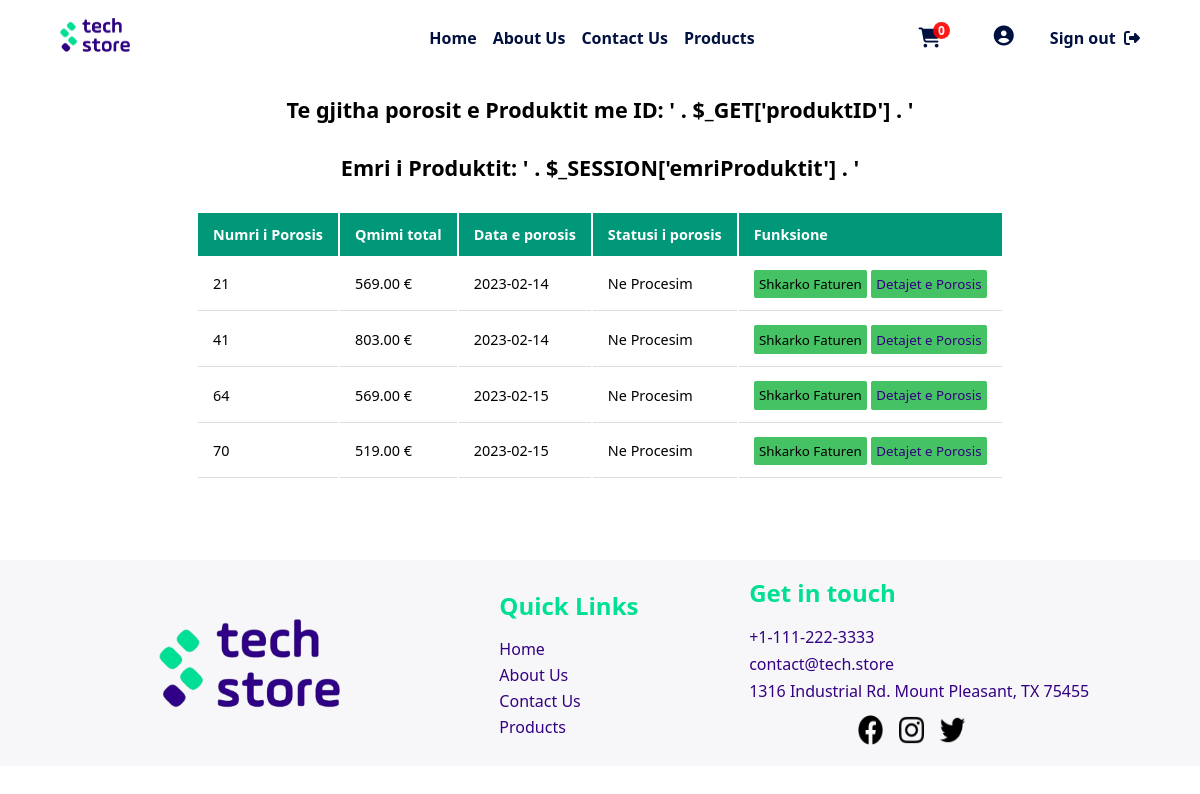
Before: /php/userPages/porosit.php?produktID=43 (signed in) with the older database file.
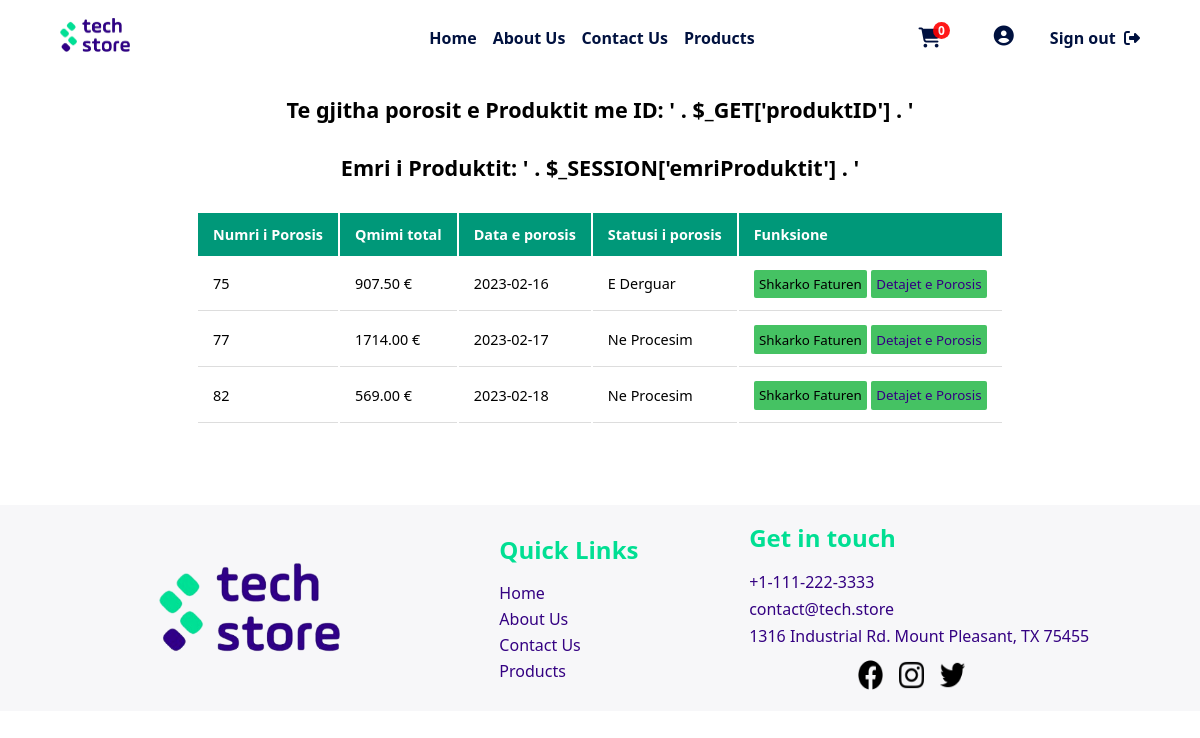
After: the same page with the newer database file.
### tables this page shows
CREATE TABLE `porosit` (
  `nrPorosis` int(11) NOT NULL,
  `idKlienti` int(11) DEFAULT NULL,
  `dataPorosis` date NOT NULL DEFAULT current_timestamp(),
  `TotaliPorosis` decimal(10,2) NOT NULL,
  `kodiZbritjes` char(6) DEFAULT NULL,
  `statusiPorosis` varchar(30) NOT NULL DEFAULT 'Ne Procesim'
);

### php/db/dbcon.php (called while the page is built)
<?php
class dbCon
{
    private $conn = '';
    private $hostiIDB = 'localhost';
    private $emriDB = 'techstoredb';
    private $dbUsername = 'root';
    private $dbPass = '';
    public function connDB()
    {
        try {
            $this->conn = new PDO(
                "mysql:host=$this->hostiIDB;dbname=$this->emriDB", $this->dbUsername, $this->dbPass,
                [PDO::ATTR_DEFAULT_FETCH_MODE => PDO::FETCH_ASSOC]
            );
        } catch (PDOException $pdoe) {
            die("Nuk mund të lidhej me bazën e të dhënave {$this->emriDB} :" . $pdoe->getMessage());
        }
        return $this->conn;
    }
}
?>

### php/CRUD/porosiaCRUD.php (the view, shortened to what this page needs)
<?php
require_once('../db/dbcon.php');
class porosiaCRUD extends dbCon
{
    private $produktiID;
    private $dbConn;
    public function __construct($porosiaID = '', $produktiID = '', $userID = '', $emriKlientit = '', $mbiemriKlientit = '', $emailKlientit = '', $nrKontaktit = '', $qyteti = '', $adresaKlientit = '', $dataPorosis = '', $qmimiProd = '', $sasiaPorositur = '', $qmimiTotal = '', $statusiPorosis = '', $kodiZbritjes = '')
    {
        $this->produktiID = $produktiID;
        $this->dbConn = $this->connDB();
    }
    public function setProduktiID($produktiID)
    {
        $this->produktiID = $produktiID;
    }
            ?>
            <?php
    public function shfaqPorositSipasProduktit()
    {
        try {
            $sql = "SELECT p.*, pr.emriProduktit from porosit p
            inner join tedhenatporosis tu on p.nrPorosis = tu.idPorosia
            inner join produkti pr on tu.idProdukti = pr.produktiID
            where tu.idProdukti = ?";
            $stm = $this->dbConn->prepare($sql);
            $stm->execute([$this->produktiID]);
            ?>
            <table>
                <tr>
                    <th>Numri i Porosis</th>
                    <th>Qmimi total</th>
                    <th>Data e porosis</th>
                    <th>Statusi i porosis</th>
                    <th>Funksione</th>
                </tr>
                <?php
                foreach ($stm as $porosia) {
                    ?>
                    <tr>
                        <td>
                            <?php echo $porosia['nrPorosis'] ?>
                        </td>
                        <td>
                            <?php echo $porosia['TotaliPorosis'] ?> €
                        </td>
                        <td>
                            <?php echo $porosia['dataPorosis'] ?>
                        </td>
                        <td>
                            <?php echo $porosia['statusiPorosis'] ?>
                        </td>
                        <td>
                            <a href="../funksione/fatura.php?nrPorosis=<?php echo $porosia["nrPorosis"] ?>" target="_blank"><button
                                    class="edito">Shkarko Faturen</button></a>
                            <button class="edito"><a
                                    href="../userPages/detajetPorosis.php?porosiaID=<?php echo $porosia['nrPorosis'] ?>">Detajet
                                    e Porosis</a></button>
                        </td>
                    </tr>
                    <?php
                }
                ?>
            </table>
            <?php
        } catch (Exception $e) {
            return $e->getMessage();
        }
    }
}
?>

Changed rows visible on the page:
removed porosit: nrPorosis "21", TotaliPorosis "569.00", dataPorosis "2023-02-14", statusiPorosis "Ne Procesim"
removed porosit: nrPorosis "41", TotaliPorosis "803.00", dataPorosis "2023-02-14", statusiPorosis "Ne Procesim"
removed porosit: nrPorosis "64", TotaliPorosis "569.00", dataPorosis "2023-02-15", statusiPorosis "Ne Procesim"
removed porosit: nrPorosis "70", TotaliPorosis "519.00", dataPorosis "2023-02-15", statusiPorosis "Ne Procesim"
added porosit: nrPorosis "75", TotaliPorosis "907.50", dataPorosis "2023-02-16", statusiPorosis "E Derguar"
added porosit: nrPorosis "77", TotaliPorosis "1714.00", dataPorosis "2023-02-17", statusiPorosis "Ne Procesim"
added porosit: nrPorosis "82", TotaliPorosis "569.00", dataPorosis "2023-02-18", statusiPorosis "Ne Procesim"
